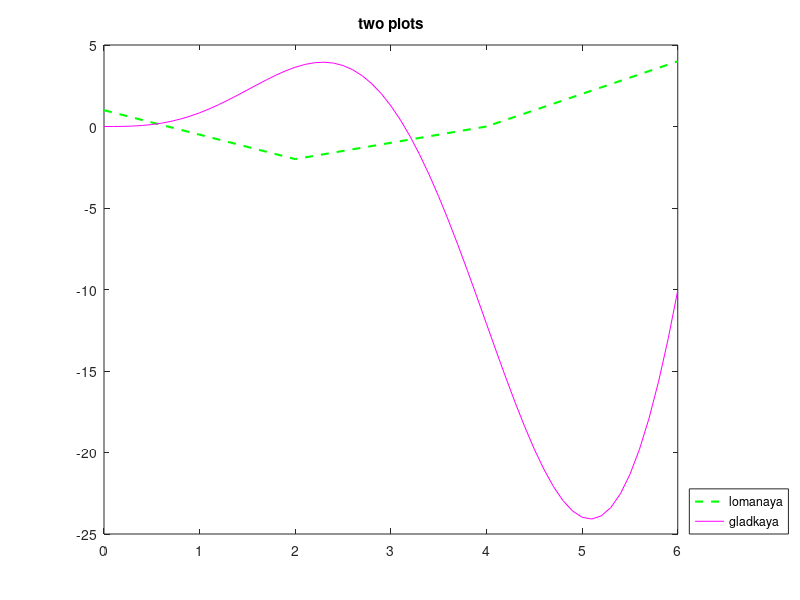

This chart was generated by the following MATLAB code:
x = [0 2 4 6];
y = [1 -2 0 4];
a = plot(x , y , 'g--');
set(a, 'LineWidth' , 1.5);
hold on;


x2 = 0:0.1:6;
a = plot(x2 , (x2.^2).*sin(x2) , 'm');
set(a, 'LineWidth' , 0.25);

title('two plots');
legend('lomanaya' , 'gladkaya' , 'Location' , 'SouthEastOutside');